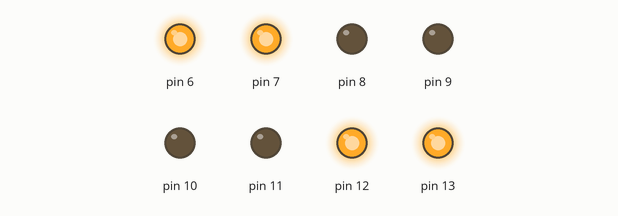
The sketch below on a simulated Arduino Uno, built with avr-gcc and run on an emulated ATmega328P. On the bench: output pins drawn as LEDs (lit = HIGH).

Above: at 0.5 s.
At 2.5 s:
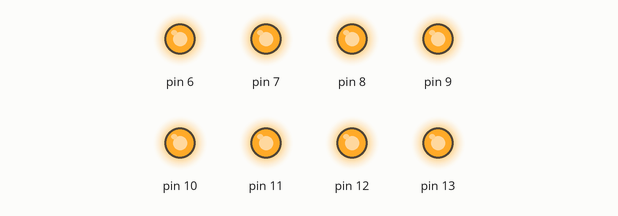
At 3.5 s:
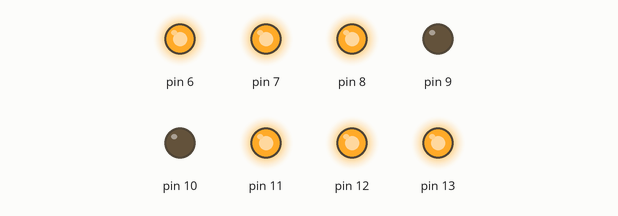
At 5.5 s:
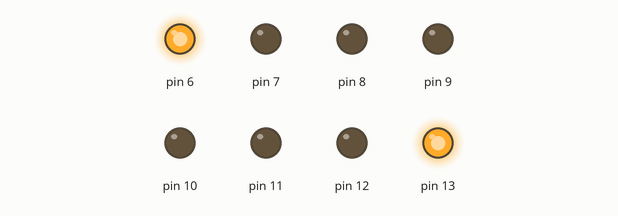
At 6.5 s:
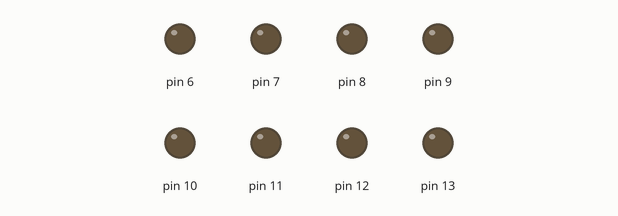
At 8.5 s:
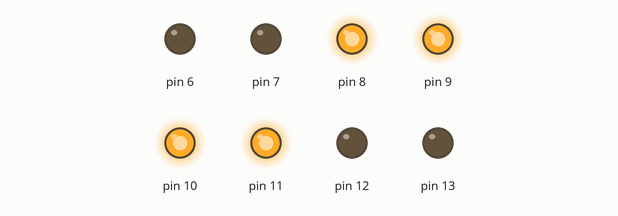
Timing chart, 0 to 9.1 s (numbered marks = the images above):
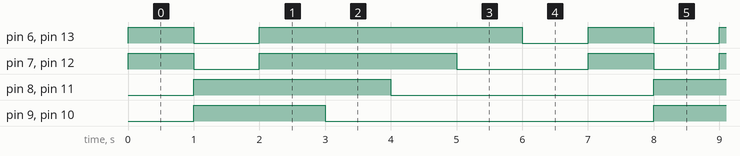

The sketch:

sketch_oct07c.ino
```cpp
//Percobaan 3
void setup() {
  // put your setup code here, to run once:
  for (int i=6; i<=13; i++){
    pinMode(i, OUTPUT);
    }
}

void loop() {
  // put your main code here, to run repeatedly:
  for (int a=13; a>=11; ){
    for (int b=12; b>=10; ){
      for (int c=6; c<=8; ){
        for (int d=7; d<=9; d+=2){
          digitalWrite(a, HIGH);
          digitalWrite(b, HIGH);
          digitalWrite(c, HIGH);
          digitalWrite(d, HIGH);
          delay(1000);
          digitalWrite(a, LOW);
          digitalWrite(b, LOW);
          digitalWrite(c, LOW);
          digitalWrite(d, LOW);
          a-=2;
          b-=2;
          c+=2;
  }}}}
  for (int a=13; a<=13; ){
    for (int b=12; b<=13; ){
      for (int c=11; c<=13; ){
        for (int d=10; d<=10; ){
          for (int e=9; e>=9; ){
            for (int f=8; f>=6; ){
              for (int g=7; g>=6; ){
                for (int h=6; h>=6;h-- ){
                  digitalWrite(a, HIGH);
                  digitalWrite(b, HIGH);
                  digitalWrite(c, HIGH);
                  digitalWrite(d, HIGH);
                  digitalWrite(e, HIGH);
                  digitalWrite(f, HIGH);
                  digitalWrite(g, HIGH);
                  digitalWrite(h, HIGH);
                  delay(1000);
                  digitalWrite(a, LOW);
                  digitalWrite(b, LOW);
                  digitalWrite(c, LOW);
                  digitalWrite(d, LOW);
                  digitalWrite(e, LOW);
                  digitalWrite(f, LOW);
                  digitalWrite(g, LOW);
                  digitalWrite(h, LOW);
                  a++; b++; c++; d++; e--; f--; g--;
 }}}}}}}}
 delay(1000);
}
```

Measured:
- by itself, pin 6, pin 13: repeats every 7.0 s: LOW 1.0 s, HIGH 4.0 s, LOW 1.0 s, HIGH 1.0 s
- by itself, pin 7, pin 12: repeats every 7.0 s: LOW 1.0 s, HIGH 3.0 s, LOW 2.0 s, HIGH 1.0 s
- by itself, pin 8, pin 11: alternates HIGH for 3.0 s and LOW for 4.0 s
- by itself, pin 9, pin 10: alternates HIGH for 2.0 s and LOW for 5.0 s
